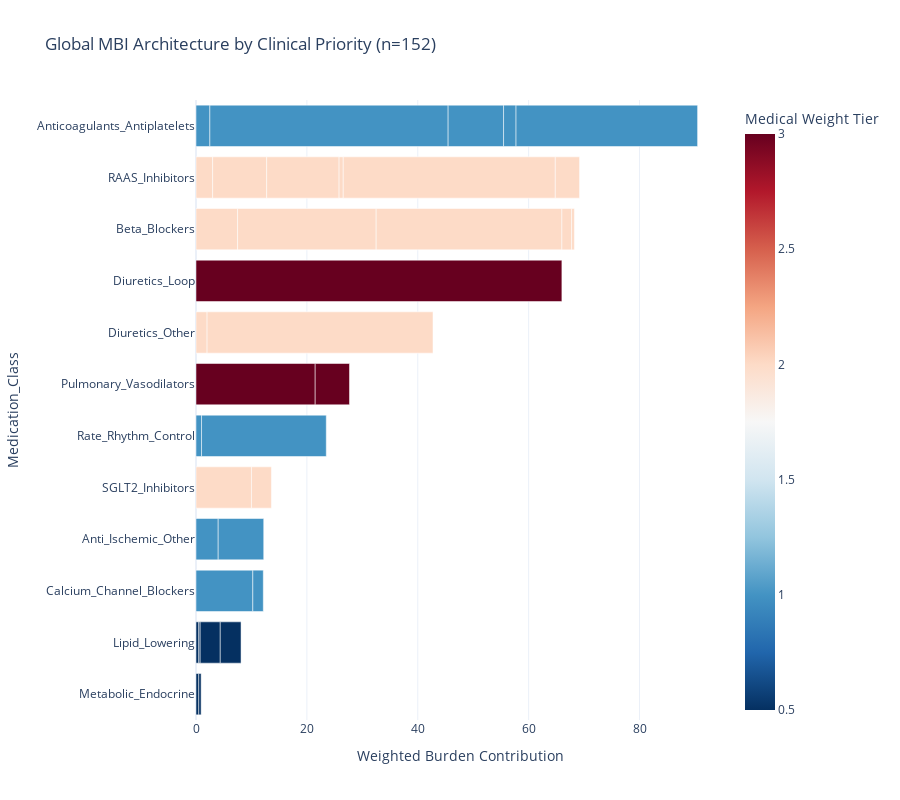

This figure's notebook cell:
### Markdown cell above
### 5. Pipeline Step 3: Statistical Modeling (The Proof)
---

Goal: To validate the MBI as a robust proxy for anatomical complexity and ensure the integrity of our "Natural Normal" imputation.

**1. Imputation Sensitivity Analysis**

Before performing high-level analytics, we must ensure our "Natural Normal" strategy didn't dilute the clinical signal. We execute sensitivity_grid() to visualize the distribution of the data before and after the injection of Gaussian noise.

* **The Comparison:** We plot **Measured** (Red) vs. **Cohort** (Green) distributions.
* **The Validation:** If the Green distribution fills the "Normal" range without shifting the "Red" pathological peaks, the imputation is successful. This confirms we have created a realistic clinical baseline for the 2025 cohort.

**2. Regression Analysis: What Drives the Medication Burden?**

We run `run_regression()` to determine if our engineered Medication Burden Index (MBI) truly reflects the anatomical severity recorded during Phase 1.

**The Model:**

$$MBI = \beta_0 + \beta_1(RVSP) + \beta_2(MS~MG) + \beta_3(AO~V2~max) + \epsilon$$

* **Key Findings:** We look for statistically significant coefficients ($\rho < 0.05$) for markers like RVSP (Right Ventricular Systolic Pressure).

* **Interpretation:** A strong positive correlation proves that as a patient's heart physically struggles (higher pressures, larger chambers), their pharmacological "burden" increases proportionally.

**3. ROC Analysis: Finding the Triage "Cutoff"**

To provide actionable value for the brigade, we determine the predictive power of the MBI in identifying "High Complexity" surgical candidates.

* **The Metric:** We generate a Receiver Operating Characteristic (ROC) curve and calculate the Area Under the Curve (AUC).

* **The Optimal Cutoff:** We identify the MBI score (e.g., $4.2$) that provides the best balance of sensitivity (catching all sick patients) and specificity (not over-flagging healthy ones).

### Code cell
# Sensitivity analysis
print("Sensitivity analysis for the Stochastic Imputation\n" + '-'*40)
viz.sensitivity_grid()
sensitivity_table = stats.sensitivity_report()
display(sensitivity_table)

# ROC analysis
stats.roc(predictor_col='MBI')

# Validation of the MBI threshold
# 2.0 for a moderate cutoff
anatomical_threshold = 2.0 
df['Is_Complex_Anatomic'] = (df[config.lesions_anatomic].max(axis=1) >= anatomical_threshold).astype(int)

# Apply the MBI Cutoff (The Predictor)
mbi_cutoff = 4.0
df['MBI_Predicted_High'] = (df['MBI'] > mbi_cutoff).astype(int)
matrix = stats.validate_predictor(mbi_cutoff)
viz.validate_vis(matrix, 
                 'MBI Prediction (>4.0)', 'Anatomical Reality (Ground Truth)', 
                 'MBI Validation: High Precision, Low Recall (The Care Gap)'
)
mbi_decomposed = viz.predictor_decomposition()

### Figure 1 — Plotly figure (JSON) as saved in the notebook; plotly's stock layout.template omitted (floating-point values rounded to 4 significant figures)
{"data": [{"customdata": [["Furosemide", 100, 3], ["Sildenafil", 77.65, 3], ["Tadalafil", 22.35, 3], ["Atenolol", 10.99, 2], ["Bisoprolol", 36.63, 2], ["Carvedilol", 49.08, 2], ["Metoprolol", 2.564, 2], ["Propranolol", 0.7326, 2], ["Hydrochlorothiazide", 4.678, 2], ["Spironolactone", 95.32, 2], ["Captopril", 4.336, 2], ["Enalapril", 14.09, 2], ["Irbesartan", 18.88, 2], ["Lisinopril", 1.084, 2], ["Losartan", 55.29, 2], ["Valsartan", 6.324, 2], ["Dapaglifozin", 73.53, 2], ["Empaglifozin", 26.47, 2], ["Ranolazine", 32.76, 1], ["Trimetazidine", 67.24, 1], ["Apixaban", 2.763, 1], ["Aspirin", 47.5, 1], ["Clopidogrel", 11.05, 1], ["Rivaroxaban", 2.487, 1], ["Warfarin", 36.2, 1], ["Amlodipine", 84.44, 1], ["Nifedipine", 15.56, 1], ["Amiodarone", 4.255, 1], ["Digoxin", 95.74, 1], ["Ciprofibrate", 6.154, 0.5], ["Gemfibrozil", 3.077, 0.5], ["Rosuvastatin", 44.62, 0.5], ["Simvastatin", 46.15, 0.5], ["Levothyroxine", 54.04, 0.5], ["Metformin", 45.96, 0.5]], "hovertemplate": "Weighted Burden Contribution=%{x:.2f}<br>Specific_Drug=%{customdata[0]}<br>Percentage_of_Class=%{customdata[1]:.1f}<br>Medical Weight Tier=%{marker.color}<extra></extra>", "legendgroup": "", "marker": {"color": [3.0, 3.0, 3.0, 2.0, 2.0, 2.0, 2.0, 2.0, 2.0, 2.0, 2.0, 2.0, 2.0, 2.0, 2.0, 2.0, 2.0, 2.0, 1.0, 1.0, 1.0, 1.0, 1.0, 1.0, 1.0, 1.0, 1.0, 1.0, 1.0, 0.5, 0.5, 0.5, 0.5, 0.5, 0.5], "coloraxis": "coloraxis", "pattern": {"shape": ""}}, "name": "", "orientation": "h", "showlegend": false, "textposition": "auto", "type": "bar", "x": [66.0, 21.5, 6.188, 7.5, 25.0, 33.5, 1.75, 0.5, 2.0, 40.75, 3.0, 9.75, 13.06, 0.75, 38.25, 4.375, 10.0, 3.6, 4.002, 8.214, 2.5, 42.98, 10.0, 2.25, 32.75, 10.25, 1.889, 1.0, 22.5, 0.5, 0.25, 3.625, 3.75, 0.5, 0.4252], "xaxis": "x", "y": ["Diuretics_Loop", "Pulmonary_Vasodilators", "Pulmonary_Vasodilators", "Beta_Blockers", "Beta_Blockers", "Beta_Blockers", "Beta_Blockers", "Beta_Blockers", "Diuretics_Other", "Diuretics_Other", "RAAS_Inhibitors", "RAAS_Inhibitors", "RAAS_Inhibitors", "RAAS_Inhibitors", "RAAS_Inhibitors", "RAAS_Inhibitors", "SGLT2_Inhibitors", "SGLT2_Inhibitors", "Anti_Ischemic_Other", "Anti_Ischemic_Other", "Anticoagulants_Antiplatelets", "Anticoagulants_Antiplatelets", "Anticoagulants_Antiplatelets", "Anticoagulants_Antiplatelets", "Anticoagulants_Antiplatelets", "Calcium_Channel_Blockers", "Calcium_Channel_Blockers", "Rate_Rhythm_Control", "Rate_Rhythm_Control", "Lipid_Lowering", "Lipid_Lowering", "Lipid_Lowering", "Lipid_Lowering", "Metabolic_Endocrine", "Metabolic_Endocrine"], "yaxis": "y"}], "layout": {"barmode": "stack", "coloraxis": {"colorbar": {"title": {"text": "Medical Weight Tier"}}, "colorscale": [[0, "rgb(5,48,97)"], [0.1, "rgb(33,102,172)"], [0.2, "rgb(67,147,195)"], [0.3, "rgb(146,197,222)"], [0.4, "rgb(209,229,240)"], [0.5, "rgb(247,247,247)"], [0.6, "rgb(253,219,199)"], [0.7, "rgb(244,165,130)"], [0.8, "rgb(214,96,77)"], [0.9, "rgb(178,24,43)"], [1, "rgb(103,0,31)"]]}, "height": 800, "legend": {"tracegroupgap": 0}, "title": {"text": "Global MBI Architecture by Clinical Priority (n=152)"}, "xaxis": {"anchor": "y", "domain": [0, 1], "title": {"text": "Weighted Burden Contribution"}}, "yaxis": {"anchor": "x", "categoryorder": "total ascending", "domain": [0, 1], "title": {"text": "Medication_Class"}}}}
